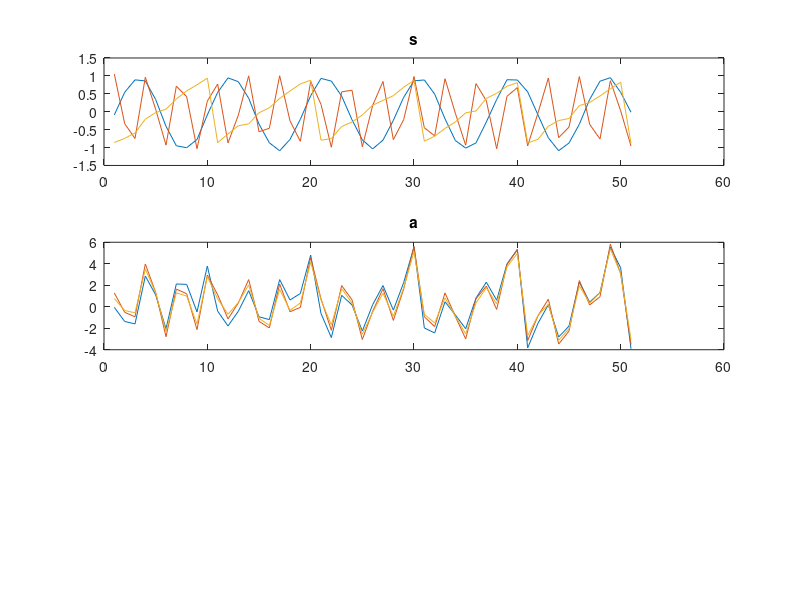

This figure's MATLAB source: (Note: this script raises an error after producing the figure.)
close all; clear;
%rng(1);

%% Sources
t=0:50;
s1= sin(2*pi*0.11*t')+0.1*rand(51,1); s1= s1-mean(s1);
s2= cos(2*pi*0.311*t')+0.1*rand(51,1); s2= s2-mean(s2);
s3= mod(t'/5,2)+0.2*rand(51,1); s3= s3-mean(s3);

%% Source mixing
sources= [s1,s2,s3,rand(51,1)];
a1= sources*[1,2,3,1]';
a2= sources*[1.5,2.5,2,1]';
a3= sources*[1.5,2,2,1]';

figure; subplot(311);plot([s1,s2,s3]);title('s'); subplot(312);plot([a1,a2,a3]);title('a');

%% ICA
srec= ica([a1,a2,a3],3);
subplot(313); plot(srec); title('srec');

%% Originals vs reconstructions
% Find correspondences
sperms= perms([1,2,3]);
for i=1:size(sperms,1)
  err(i)= sum(sum(abs( [s1,s2,s3]-srec(:,sperms(i,:)) )));
end
[~,permi]= min(err);
csp= sperms(permi,:);

figure;
subplot(311);plot([s1,srec(:,csp(1))]); title('s1 vs srec');
subplot(312);plot([s2,srec(:,csp(2))]); title('s2 vs srec');
subplot(313);plot([s3,srec(:,csp(3))]); title('s3 vs srec');

fprintf('errors: %f\t%f\t%f\n', sum(abs(s1-srec(:,csp(1)))), sum(abs(s2-srec(:,csp(2)))), sum(abs(s3-srec(:,csp(3)))));
